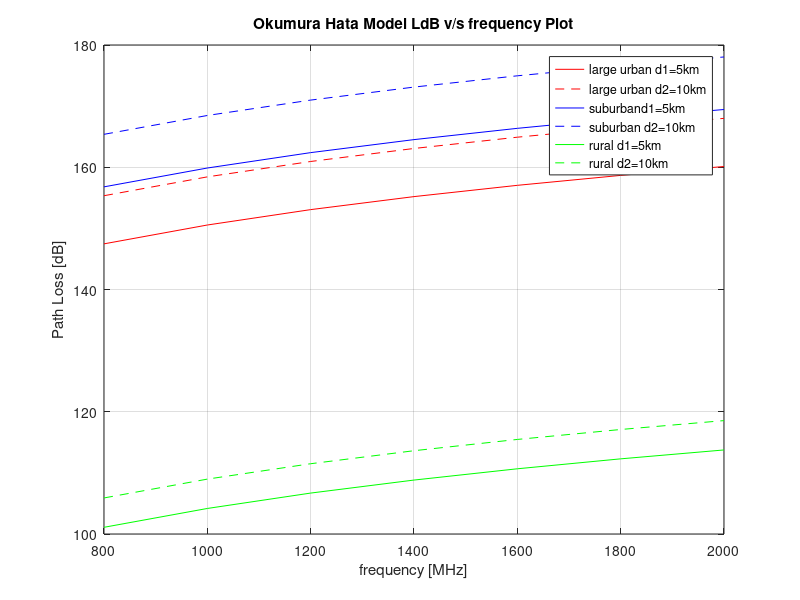

Reproduce this figure in MATLAB.
% Okumura/Hata Model
clc;
close all;
clear all;
freq=800:200:2000;
Hb = 100;
d1 = 5;
d2 = 10;
Hm = 5;
ahm = 3.2*(log10(11.75*Hm)).^2 - 4.97;
%% 1.Urban model%%
Lurban1 = 69.55 + 26.16*log10(d1) + (44.9 -6.55*log10(Hb))*log10(freq) - 13.82*log10(Hb) - ahm;
Lurban2 = 69.55 + 26.16*log10(d2) + (44.9 -6.55*log10(Hb))*log10(freq) - 13.82*log10(Hb) - ahm;
%% 2.Suburban model%%
Lsuburban1 = 69.55 + 26.16*log10(d1) + (44.9 -6.55*log10(Hb))*log10(freq) - 13.82*log10(Hb) -2*(log10(d1/28))^2 +5.4;
Lsuburban2 = 69.55 + 26.16*log10(d2) + (44.9 -6.55*log10(Hb))*log10(freq) - 13.82*log10(Hb) -2*(log10(d2/28))^2 +5.4;
%% 3.Rural model%%
Lrural1 = 69.55 + 26.16*log10(d1) + (44.9 -6.55*log10(Hb))*log10(freq) - (13.82*log10(Hb) -4.78*(log10(d1))^2 +18.33*log10(d1) + 40.94);
Lrural2 = 69.55 + 26.16*log10(d2) + (44.9 -6.55*log10(Hb))*log10(freq) - (13.82*log10(Hb) -4.78*(log10(d2))^2 +18.33*log10(d2) + 40.94);
%% Graph plot
figure(1);
plot(freq, Lurban1, 'r', freq, Lurban2, '--r');
hold on;
plot(freq, Lsuburban1, 'b', freq, Lsuburban2, '--b');
hold on;
plot(freq, Lrural1, 'g', freq, Lrural2, '--g');
hold on;
legend('large urban d1=5km', 'large urban d2=10km', 'suburband1=5km', 'suburban d2=10km', 'rural d1=5km', 'rural d2=10km');
grid on;
xlabel('frequency [MHz]');
ylabel('Path Loss [dB]');
title('Okumura Hata Model LdB v/s frequency Plot');